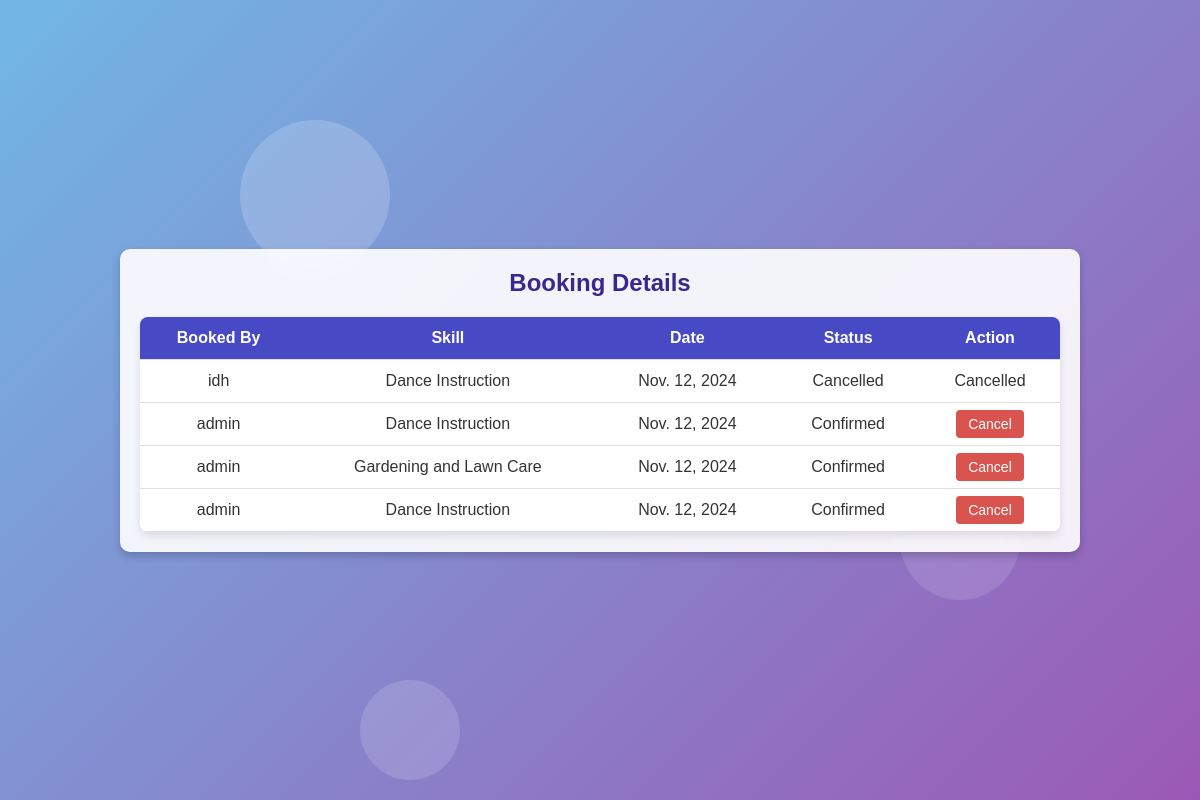
Screenshot of /payments/booking-details/ (signed in) with the database file from the repository.
### payments/models.py (models this page shows, shortened)
class Booking(models.Model):
    skill_user = models.ForeignKey(User, related_name="received_bookings", on_delete=models.CASCADE)
    booked_by = models.ForeignKey(User, related_name="made_bookings", on_delete=models.CASCADE)
    skill = models.ForeignKey(Skill, on_delete=models.CASCADE)
    booking_date = models.DateField(default=timezone.now)
    booking_status = models.CharField(max_length=20, choices=[('Confirmed', 'Confirmed'), ('Cancelled', 'Cancelled')], default='Confirmed')

### Users/models.py (models this page shows, shortened)
class Skill(models.Model):
    user = models.ForeignKey(User, null=True, on_delete=models.CASCADE, related_name="skills")
    name = models.CharField(max_length=100, null=True, blank=True)
    category = models.CharField(max_length=100, null=True, blank=True)
    description = models.TextField(null=True, blank=True)
    price = models.CharField(max_length=7, null=True, blank=True)

### payments/views.py (the view)
# urls.py: path('booking-details/', views.booking_details, name='booking_details'),
@login_required
def booking_details(request):
    bookings = Booking.objects.filter(skill_user=request.user)
    context = {
        'bookings': bookings,
    }
    return render(request, 'booking_details.html', context)

### templates/booking_details.html (shortened to what this page needs)
<!DOCTYPE html>
<html lang="en">
<head>
</head>
<body>
    <div class="floating-object"></div>
    <div class="floating-object"></div>
    <div class="container">
        <h2>Booking Details</h2>
        <table>
            <thead>
                <tr>
                    <th>Booked By</th>
                    <th>Skill</th>
                    <th>Date</th>
                    <th>Status</th>
                    <th>Action</th>
                </tr>
            </thead>
            <tbody>
                {% for booking in bookings %}
                    <tr>
                        <td>{{ booking.booked_by.username }}</td>
                        <td>{{ booking.skill.name }}</td>
                        <td>{{ booking.booking_date }}</td>
                        <td>{{ booking.booking_status }}</td>
                        <td>
                            {% if booking.booking_status == 'Confirmed' %}
                                <a href="{% url 'cancel_booking' booking.id %}" class="btn">Cancel</a>
                            {% else %}
                                Cancelled
                            {% endif %}
                        </td>
                    </tr>
                {% empty %}
                    <tr>
                        <td colspan="5" class="empty-message">No bookings available.</td>
                    </tr>
                {% endfor %}
            </tbody>
        </table>
    </div>
</body>
</html>

### templates/booking_details.html (style rules this page uses)
* { box-sizing: border-box; margin: 0; padding: 0; }
body { font-family: Arial, sans-serif; background: linear-gradient(135deg, #71b7e6, #9b59b6); color: #333; display: flex; justify-content: center; align-items: center; min-height: 100vh; overflow: hidden; position: relative; }
.floating-object { position: absolute; border-radius: 50%; opacity: 0.3; animation: float 6s ease-in-out infinite; }
.floating-object:nth-child(1) { width: 150px; height: 150px; background-color: rgba(255, 255, 255, 0.6); top: 15%; left: 20%; animation-delay: 0s; }
.floating-object:nth-child(3) { width: 100px; height: 100px; background-color: rgba(255, 255, 255, 0.5); top: 85%; left: 30%; animation-delay: 4s; }
.container { width: 80%; background-color: rgba(255, 255, 255, 0.9); padding: 20px; border-radius: 10px; box-shadow: 0 4px 8px rgba(0, 0, 0, 0.2); backdrop-filter: blur(10px); z-index: 1; }
h2 { color: #3b278b; text-align: center; margin-bottom: 20px; }
table { width: 100%; border-collapse: collapse; background-color: #fff; border-radius: 8px; overflow: hidden; box-shadow: 0 4px 8px rgba(0, 0, 0, 0.1); }
th, td { padding: 12px 15px; text-align: center; border-bottom: 1px solid #e0e0e0; }
th { background-color: #4749c5; color: #fff; font-weight: bold; }
.btn { background-color: #d9534f; color: white; padding: 6px 12px; border: none; border-radius: 4px; cursor: pointer; text-decoration: none; font-size: 14px; transition: background-color 0.3s ease; }

### rows the page displays
Booking: booked_by.username "idh", skill.name "Dance Instruction", booking_date "Nov. 12, 2024", booking_status "Cancelled"
Booking: booked_by.username "admin", skill.name "Dance Instruction", booking_date "Nov. 12, 2024", booking_status "Confirmed", shows "Cancel"
Booking: booked_by.username "admin", skill.name "Gardening and Lawn Care", booking_date "Nov. 12, 2024", booking_status "Confirmed", shows "Cancel"
Booking: booked_by.username "admin", skill.name "Dance Instruction", booking_date "Nov. 12, 2024", booking_status "Confirmed", shows "Cancel"
